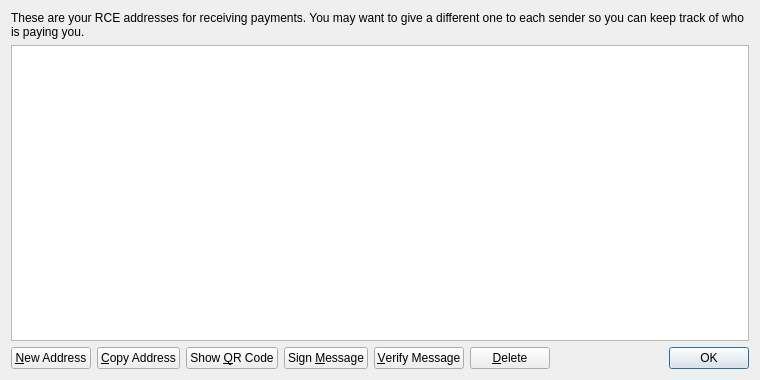
<?xml version="1.0" encoding="UTF-8"?>
<ui version="4.0">
 <class>AddressBookPage</class>
 <widget class="QWidget" name="AddressBookPage">
  <property name="geometry">
   <rect>
    <x>0</x>
    <y>0</y>
    <width>760</width>
    <height>380</height>
   </rect>
  </property>
  <property name="windowTitle">
   <string>Address Book</string>
  </property>
  <layout class="QVBoxLayout" name="verticalLayout">
   <item>
    <widget class="QLabel" name="labelExplanation">
     <property name="text">
      <string>These are your RCE addresses for receiving payments. You may want to give a different one to each sender so you can keep track of who is paying you.</string>
     </property>
     <property name="textFormat">
      <enum>Qt::PlainText</enum>
     </property>
     <property name="wordWrap">
      <bool>true</bool>
     </property>
    </widget>
   </item>
   <item>
    <widget class="QTableView" name="tableView">
     <property name="contextMenuPolicy">
      <enum>Qt::CustomContextMenu</enum>
     </property>
     <property name="toolTip">
      <string>Double-click to edit address or label</string>
     </property>
     <property name="tabKeyNavigation">
      <bool>false</bool>
     </property>
     <property name="alternatingRowColors">
      <bool>true</bool>
     </property>
     <property name="selectionMode">
      <enum>QAbstractItemView::SingleSelection</enum>
     </property>
     <property name="selectionBehavior">
      <enum>QAbstractItemView::SelectRows</enum>
     </property>
     <property name="sortingEnabled">
      <bool>true</bool>
     </property>
     <attribute name="verticalHeaderVisible">
      <bool>false</bool>
     </attribute>
    </widget>
   </item>
   <item>
    <layout class="QHBoxLayout" name="horizontalLayout">
     <item>
      <widget class="QPushButton" name="newAddressButton">
       <property name="toolTip">
        <string>Create a new address</string>
       </property>
       <property name="text">
        <string>&amp;New Address</string>
       </property>
       <property name="icon">
        <iconset resource="../bitcoin.qrc">
         <normaloff>:/icons/add</normaloff>:/icons/add</iconset>
       </property>
      </widget>
     </item>
     <item>
      <widget class="QPushButton" name="copyToClipboard">
       <property name="toolTip">
        <string>Copy the currently selected address to the system clipboard</string>
       </property>
       <property name="text">
        <string>&amp;Copy Address</string>
       </property>
       <property name="icon">
        <iconset resource="../bitcoin.qrc">
         <normaloff>:/icons/editcopy</normaloff>:/icons/editcopy</iconset>
       </property>
      </widget>
     </item>
     <item>
      <widget class="QPushButton" name="showQRCode">
       <property name="text">
        <string>Show &amp;QR Code</string>
       </property>
       <property name="icon">
        <iconset resource="../bitcoin.qrc">
         <normaloff>:/icons/qrcode</normaloff>:/icons/qrcode</iconset>
       </property>
      </widget>
     </item>
     <item>
      <widget class="QPushButton" name="signMessage">
       <property name="toolTip">
        <string>Sign a message to prove you own a RCE address</string>
       </property>
       <property name="text">
        <string>Sign &amp;Message</string>
       </property>
       <property name="icon">
        <iconset resource="../bitcoin.qrc">
         <normaloff>:/icons/edit</normaloff>:/icons/edit</iconset>
       </property>
      </widget>
     </item>
     <item>
      <widget class="QPushButton" name="verifyMessage">
       <property name="toolTip">
        <string>Verify a message to ensure it was signed with a specified RCE address</string>
       </property>
       <property name="text">
        <string>&amp;Verify Message</string>
       </property>
       <property name="icon">
        <iconset resource="../bitcoin.qrc">
         <normaloff>:/icons/transaction_0</normaloff>:/icons/transaction_0</iconset>
       </property>
      </widget>
     </item>
     <item>
      <widget class="QPushButton" name="deleteButton">
       <property name="toolTip">
        <string>Delete the currently selected address from the list</string>
       </property>
       <property name="text">
        <string>&amp;Delete</string>
       </property>
       <property name="icon">
        <iconset resource="../bitcoin.qrc">
         <normaloff>:/icons/remove</normaloff>:/icons/remove</iconset>
       </property>
      </widget>
     </item>
     <item>
      <spacer name="horizontalSpacer">
       <property name="orientation">
        <enum>Qt::Horizontal</enum>
       </property>
       <property name="sizeHint" stdset="0">
        <size>
         <width>40</width>
         <height>20</height>
        </size>
       </property>
      </spacer>
     </item>
     <item>
      <widget class="QDialogButtonBox" name="buttonBox">
       <property name="sizePolicy">
        <sizepolicy hsizetype="Maximum" vsizetype="Fixed">
         <horstretch>0</horstretch>
         <verstretch>0</verstretch>
        </sizepolicy>
       </property>
       <property name="standardButtons">
        <set>QDialogButtonBox::Ok</set>
       </property>
      </widget>
     </item>
    </layout>
   </item>
  </layout>
 </widget>
 <resources>
  <include location="../bitcoin.qrc"/>
 </resources>
 <connections/>
</ui>
